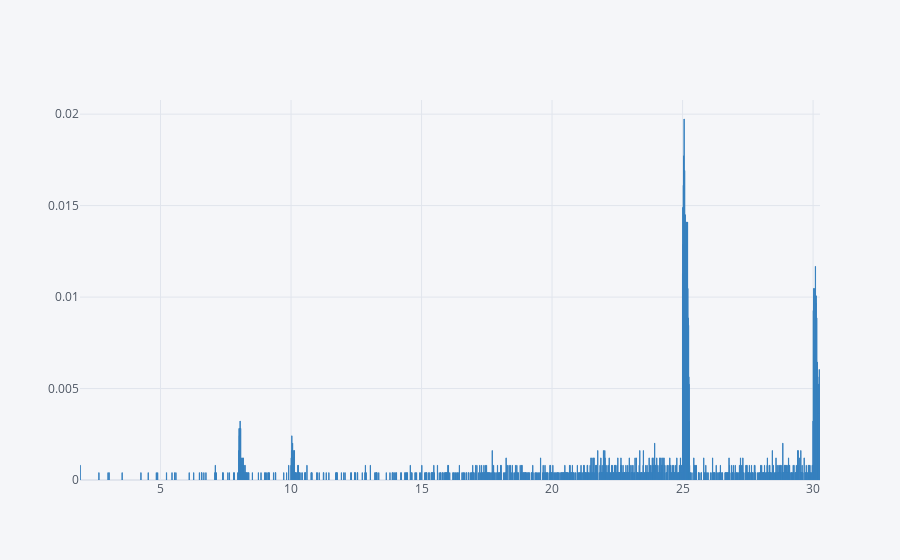

The notebook cell this image was saved under:
### Markdown cell above
Displaying the minutes of each audio sample

### Code cell
libridf["MINUTES"].value_counts("MINUTES").iplot(kind="bar", color="#3780BF")

### Figure 1 — Plotly figure (JSON) as saved in the notebook; plotly's stock layout.template omitted (floating-point values rounded to 4 significant figures; data arrays with more than 128 entries replaced by an {"elided": "..."} marker saying what was removed)
{"data": [{"marker": {"color": "rgba(55, 128, 191, 0.6)", "line": {"color": "rgba(55, 128, 191, 1.0)", "width": 1}}, "name": "MINUTES", "orientation": "v", "text": "", "type": "bar", "x": {"elided": "884 float values"}, "y": {"elided": "884 float values"}}], "layout": {"legend": {"bgcolor": "#F5F6F9", "font": {"color": "#4D5663"}}, "paper_bgcolor": "#F5F6F9", "plot_bgcolor": "#F5F6F9", "title": {"font": {"color": "#4D5663"}}, "xaxis": {"gridcolor": "#E1E5ED", "showgrid": true, "tickfont": {"color": "#4D5663"}, "title": {"font": {"color": "#4D5663"}, "text": ""}, "zerolinecolor": "#E1E5ED", "type": "linear", "range": [1.915, 30.27], "autorange": true}, "yaxis": {"gridcolor": "#E1E5ED", "showgrid": true, "tickfont": {"color": "#4D5663"}, "title": {"font": {"color": "#4D5663"}, "text": ""}, "zerolinecolor": "#E1E5ED", "type": "linear", "range": [0, 0.02077], "autorange": true}, "autosize": true}}
